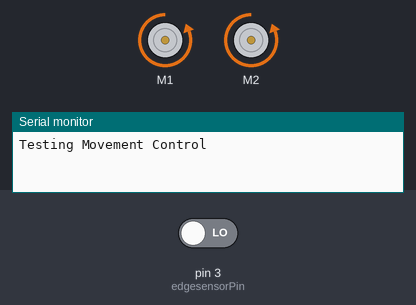
Recording of a sketch running on a simulated Arduino Uno, built with avr-gcc and run on an emulated ATmega328P. Parts: 2 × DC motor (green arrow = forward, orange = backward, longer = faster), the last lines printed to the serial monitor. Inputs (shaded band) come from the test bench; at power-on: pin 3 (edgesensorPin) LOW.

Above: at 0.5 s.
At 3.5 s:
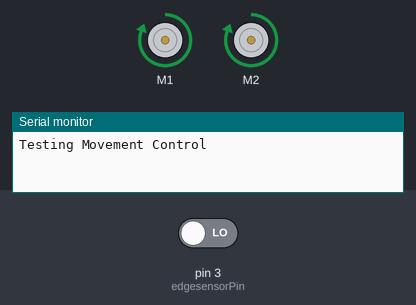
At 6.5 s:
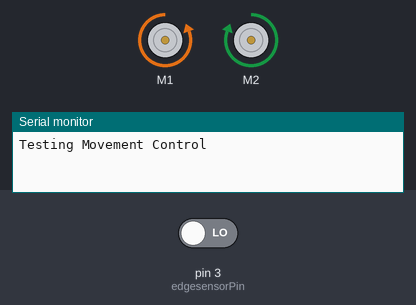
At 14.0 s:
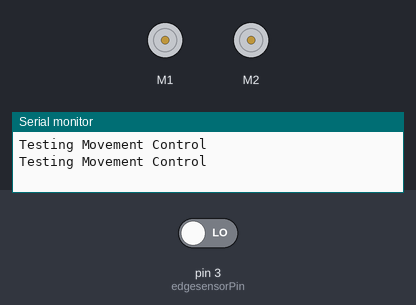
Timing chart, 0 to 15.6 s (numbered marks = the images above):
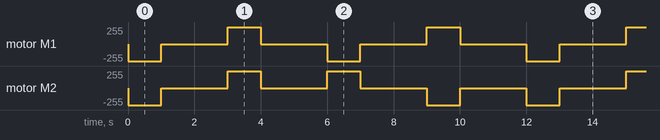

The sketch:

DummyRobotTest.ino
```cpp
#include "DualVNH5019MotorShield.h"
DualVNH5019MotorShield md;
int forVel = 500;
int bacVel = -500;
int pauseVel = 0;

#define edgesensorPin 3
int edgesensorVal = 0;
bool edgeDetected;


void setup()
{
 Serial.begin(9600);
  md.init();
}

void loop()
{
  Serial.println("Testing Movement Control");

  detectEdge();

    forward();
    delay(1000);
    pause();
    delay(2000);

    backward();
    delay(1000);
    pause();
    delay(2000);

    left();
    delay(1000);
    pause();
    delay(2000);

    right();
    delay(1000);
    pause();
    delay(2000);
}


// Movement Functions
void forward()
{
  md.setM1Speed(bacVel);
  md.setM2Speed(bacVel);
}

void backward()
{
  md.setM1Speed(forVel);
  md.setM2Speed(forVel);
}

void left()
{
  md.setM1Speed(bacVel);
  md.setM2Speed(forVel);
}

void right()
{
  md.setM1Speed(forVel);
  md.setM2Speed(bacVel);
}

void pause()
{
  md.setM1Speed(pauseVel);
  md.setM2Speed(pauseVel);
}

void detectEdge()
{
  edgesensorVal = digitalRead(edgesensorPin);

    if(edgesensorVal == 1)
    {
      edgeDetected = true;
    }
    else
    {
      edgeDetected = false;
    }
}
```

Measured:
- by itself, motor M1: repeats every 6.0 s: stopped 2.0 s, forward 255/255 1.0 s, stopped 2.0 s, backward 255/255 1.0 s
- by itself, motor M2: repeats every 12.0 s: 2 × (stopped 2.0 s, forward 255/255 1.0 s), 2 × (stopped 2.0 s, backward 255/255 1.0 s)
